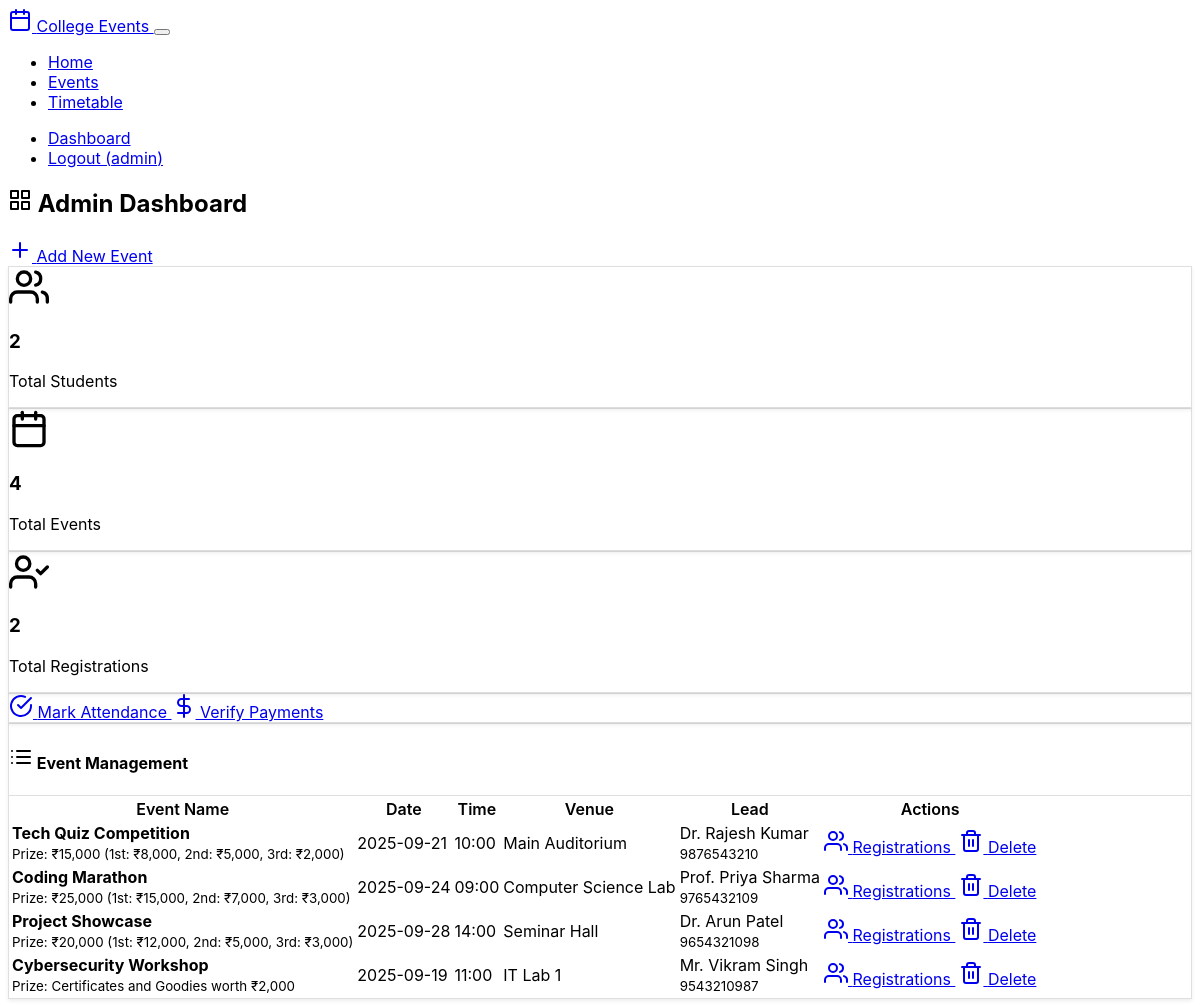
The app's page /admin/dashboard (signed in) with its own data.
### app.py (models this page shows, shortened)
class Event(db.Model):
    id = db.Column(db.Integer, primary_key=True)
    name = db.Column(db.String(200), nullable=False)
    description = db.Column(db.Text, nullable=False)
    rules = db.Column(db.Text, nullable=False)
    prize = db.Column(db.String(100), nullable=False)
    registration_fee = db.Column(db.Float, nullable=False, default=0.0)
    date = db.Column(db.String(20), nullable=False)
    time = db.Column(db.String(20), nullable=False)
    venue = db.Column(db.String(200), nullable=False)
    lead_name = db.Column(db.String(100), nullable=False)
    lead_phone = db.Column(db.String(15), nullable=False)
    created_at = db.Column(db.DateTime, default=datetime.utcnow)

### app.py (the view)
@app.route('/admin/dashboard')
def admin_dashboard():
    if 'admin_id' not in session:
        flash('Please login to access admin dashboard', 'error')
        return redirect(url_for('admin_login'))
    events = Event.query.all()
    total_students = Student.query.count()
    total_registrations = Registration.query.count()
    total_events = Event.query.count()
    stats = {
        'total_students': total_students,
        'total_registrations': total_registrations,
        'total_events': total_events
    }
    return render_template('admin_dashboard.html', events=events, stats=stats)

### templates/admin_dashboard.html (shortened to what this page needs)
{% extends "base.html" %}
{% block content %}
<div class="d-flex justify-content-between align-items-center mb-4">
    <h2>
        <i data-feather="grid" class="me-2"></i>
        Admin Dashboard
    </h2>
    <a href="{{ url_for('add_event') }}" class="btn btn-primary">
        <i data-feather="plus" class="me-2"></i>
        Add New Event
    </a>
</div>
<div class="row g-4 mb-5">
    <div class="col-md-3">
        <div class="card text-center">
            <div class="card-body">
                <i data-feather="users" width="40" height="40" class="text-primary mb-2"></i>
                <h3 class="card-title">{{ stats.total_students }}</h3>
                <p class="card-text text-muted">Total Students</p>
            </div>
        </div>
    </div>
    <div class="col-md-3">
        <div class="card text-center">
            <div class="card-body">
                <i data-feather="calendar" width="40" height="40" class="text-success mb-2"></i>
                <h3 class="card-title">{{ stats.total_events }}</h3>
                <p class="card-text text-muted">Total Events</p>
            </div>
        </div>
    </div>
    <div class="col-md-3">
        <div class="card text-center">
            <div class="card-body">
                <i data-feather="user-check" width="40" height="40" class="text-info mb-2"></i>
                <h3 class="card-title">{{ stats.total_registrations }}</h3>
                <p class="card-text text-muted">Total Registrations</p>
            </div>
        </div>
    </div>
    <div class="col-md-3">
        <div class="card text-center">
            <div class="card-body">
                <div class="d-grid gap-2">
                    <a href="{{ url_for('mark_attendance') }}" class="btn btn-outline-warning">
                        <i data-feather="check-circle" class="me-2"></i>
                        Mark Attendance
                    </a>
                    <a href="{{ url_for('admin_payments') }}" class="btn btn-outline-info">
                        <i data-feather="dollar-sign" class="me-2"></i>
                        Verify Payments
                    </a>
                </div>
            </div>
        </div>
    </div>
</div>
<div class="card">
    <div class="card-header">
        <h4 class="card-title mb-0">
            <i data-feather="list" class="me-2"></i>
            Event Management
        </h4>
    </div>
    <div class="card-body">
        {% if events %}
        <div class="table-responsive">
            <table class="table table-hover">
                <thead>
                    <tr>
                        <th>Event Name</th>
                        <th>Date</th>
                        <th>Time</th>
                        <th>Venue</th>
                        <th>Lead</th>
                        <th>Actions</th>
                    </tr>
                </thead>
                <tbody>
                    {% for event in events %}
                    <tr>
                        <td>
                            <strong>{{ event.name }}</strong><br>
                            <small class="text-muted">Prize: {{ event.prize }}</small>
                        </td>
                        <td>{{ event.date }}</td>
                        <td>{{ event.time }}</td>
                        <td>{{ event.venue }}</td>
                        <td>
                            {{ event.lead_name }}<br>
                            <small class="text-muted">{{ event.lead_phone }}</small>
                        </td>
                        <td>
                            <div class="btn-group" role="group">
                                <a href="{{ url_for('event_registrations', event_id=event.id) }}" class="btn btn-sm btn-outline-primary">
                                    <i data-feather="users"></i>
                                    Registrations
                                </a>
                                <a href="{{ url_for('delete_event', event_id=event.id) }}" class="btn btn-sm btn-outline-danger"
                                   onclick="return confirm('Are you sure you want to delete this event?')">
                                    <i data-feather="trash-2"></i>
                                    Delete
                                </a>
                            </div>
                        </td>
                    </tr>
                    {% endfor %}
                </tbody>
            </table>
        </div>
        {% endif %}
    </div>
</div>
{% endblock %}

### static/style.css (style rules this page uses)
body { font-family: -apple-system, BlinkMacSystemFont, 'Segoe UI', Roboto, sans-serif; }
.card { box-shadow: 0 0.125rem 0.25rem rgba(0, 0, 0, 0.075); border: 1px solid rgba(0, 0, 0, 0.125); }
.card-header { background-color: var(--bs-gray-100); border-bottom: 1px solid rgba(0, 0, 0, 0.125); }
.table th { border-top: none; font-weight: 600; color: var(--bs-gray-800); background-color: var(--bs-gray-50); }
.btn-group .btn { margin-right: 0.25rem; }
.btn-group .btn:last-child { margin-right: 0; }
[data-bs-theme="dark"] .card-header { background-color: var(--bs-gray-800); }
[data-bs-theme="dark"] .table th { background-color: var(--bs-gray-800); color: var(--bs-gray-200); }
.btn { transition: all 0.2s ease-in-out; }
.card { transition: transform 0.2s ease-in-out; }

### records on screen
Event: name "Tech Quiz Competition", prize "₹15,000 (1st: ₹8,000, 2nd: ₹5,000, 3rd: ₹2,000)", date "2025-09-21", time "10:00", venue "Main Auditorium", lead_name "Dr. Rajesh Kumar", lead_phone "9876543210"
Event: name "Coding Marathon", prize "₹25,000 (1st: ₹15,000, 2nd: ₹7,000, 3rd: ₹3,000)", date "2025-09-24", time "09:00", venue "Computer Science Lab", lead_name "Prof. Priya Sharma", lead_phone "9765432109"
Event: name "Project Showcase", prize "₹20,000 (1st: ₹12,000, 2nd: ₹5,000, 3rd: ₹3,000)", date "2025-09-28", time "14:00", venue "Seminar Hall", lead_name "Dr. Arun Patel", lead_phone "9654321098"
Event: name "Cybersecurity Workshop", prize "Certificates and Goodies worth ₹2,000", date "2025-09-19", time "11:00", venue "IT Lab 1", lead_name "Mr. Vikram Singh", lead_phone "9543210987"

### other values on screen
{{ session.admin_username }} "admin"
{{ stats.total_students }} "2"
{{ stats.total_events }} "4"
{{ stats.total_registrations }} "2"
